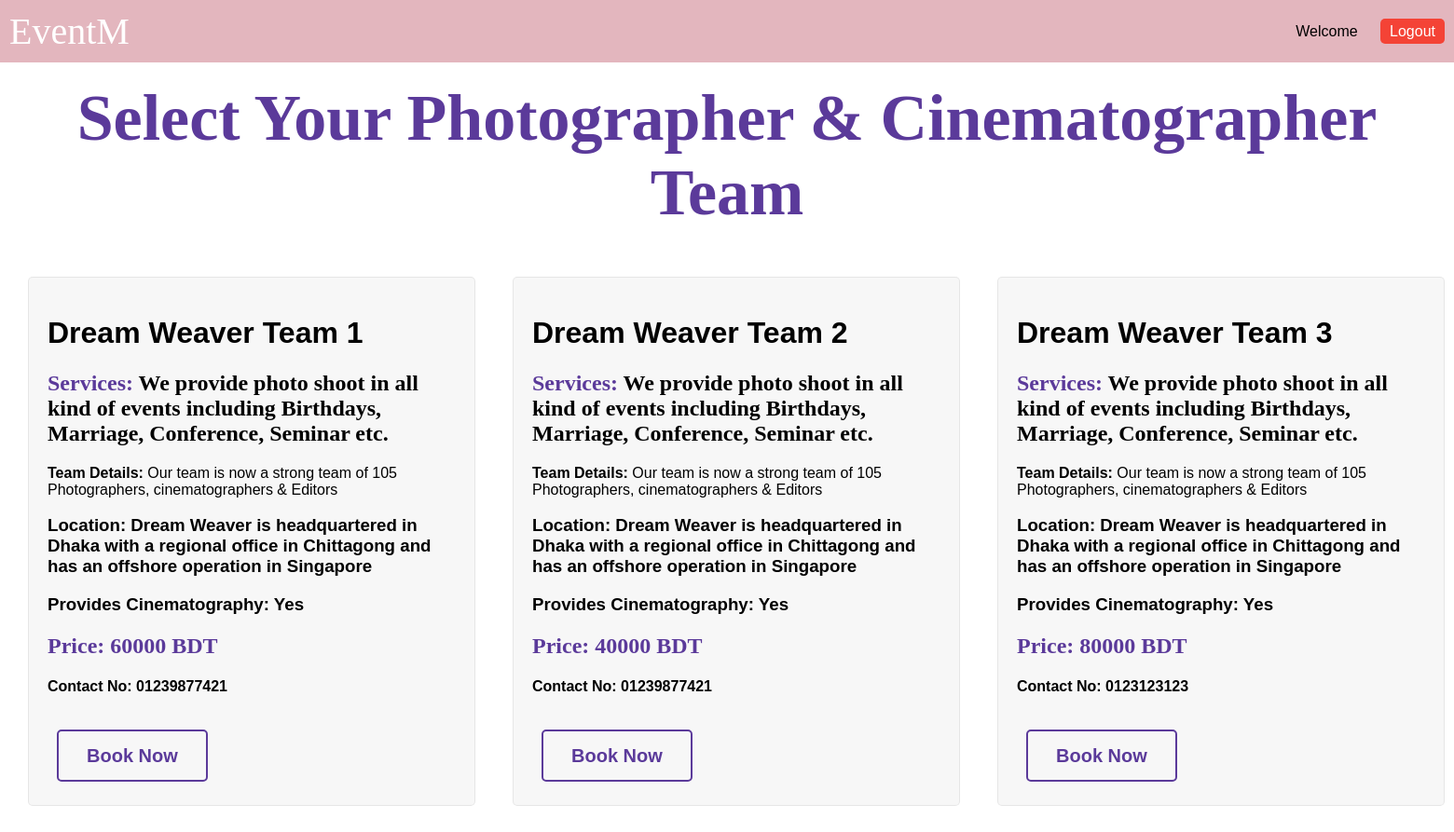
The app's page /photographyBook.php with its own data.
### tables this page shows
CREATE TABLE `photo_cinema` (
  `id` int(9) NOT NULL,
  `owner` varchar(100) NOT NULL,
  `name` varchar(1000) NOT NULL,
  `Services` text NOT NULL,
  `Team Details` text NOT NULL,
  `Location` varchar(200) NOT NULL,
  `Cinematography` varchar(100) NOT NULL,
  `contact` varchar(12) NOT NULL,
  `Price` varchar(100) NOT NULL
);

### photographyBook.php (the view, shortened to what this page needs)
<?php
include("load_data.php"); ?>
<!DOCTYPE html>
<html lang="en">
<head>
</head>
<body>
<?php include("topbar.php");
    ?>
    </div>
    <h2 align = center> <div class ="motto" > Select Your Photographer & Cinematographer Team </div> </h2>
    <div class="dashboard">
        <div class="info-container">
            <?php
            $query = "SELECT * FROM `photo_cinema`";
            $result = mysqli_query($connect, $query);
            if ($result) {
                while ($row = mysqli_fetch_assoc($result)) {
                    echo '<div class="info-panel">';
                    echo '<h1>' . $row['name'] . '</h1>';
                    echo '<h2>Services: <font color = "black"> ' . $row['Services'] . '</font></h2>';
                    echo '<b>Team Details:</b> ' . $row['Team Details'] . '<br>';
                    echo '<h3>Location: ' . $row['Location'] . '</h3>';
                    echo '<h3>Provides Cinematography: ' . $row['Cinematography'] . '</h3>';
                    echo '<h2>Price: ' . $row['Price'] . ' BDT </h2>';
                    echo '<h4>Contact No: ' . $row['contact'] . '<br>';
                    echo '<br><br><br><a href="photographyBook.php" class="btn btn-login button2">Book Now</a>';
                    echo '</div>';
                }
            } else {
                echo "Error executing query: " . mysqli_error($connect);
            }
            ?>
        </div>
    </div>
</body>
</html>

### photographyBook.php (style rules this page uses)
body { font-family: Arial, sans-serif; margin: 0; padding: 0; }
.dashboard { display: flex; justify-content: space-between; padding: 20px; }
.info-container { display: grid; grid-template-columns: repeat(auto-fill, minmax(500px, 1fr)); gap: 20px; max-width: 1800px; margin: 0 auto; }
.info-panel { background-color: #f2f2f29b; border: 1px solid #dddddd9b; border-radius: 5px; padding: 20px; margin: 10px; flex: 1; text-align: left; }
h2 { color: #000000; }
.btn { padding: 15px 30px; font-size: 20px; border: 2px solid transparent; border-radius: 5px; cursor: pointer; transition: background-color 0.3s, color 0.3s, border-color 0.3s; margin: 10px; background-color: transparent; color: #000; }
.btn-login { border-color: #5b3a9a; color: #5b3a9a; }
a { text-decoration: none; }
.motto { font-size: 70px; color: #5b3a9a; font-family: Brush Script MT; }
h2 { font-family: 'Times New Roman'; color :#5b3a9a; }

### records on screen
photo_cinema: name "Dream Weaver Team 1", Services "We provide photo shoot in all kind of events including Birthdays, Marriage, Conference, Seminar etc.", Team Details "Our team is now a strong team of 105 Photographers, cinematographers & Editors", Location "Dream Weaver is headquartered in Dhaka with a regional office in Chittagong and has an offshore operation in Singapore", Cinematography "Yes", Price "60000", contact "01239877421"
photo_cinema: name "Dream Weaver Team 2", Services "We provide photo shoot in all kind of events including Birthdays, Marriage, Conference, Seminar etc.", Team Details "Our team is now a strong team of 105 Photographers, cinematographers & Editors", Location "Dream Weaver is headquartered in Dhaka with a regional office in Chittagong and has an offshore operation in Singapore", Cinematography "Yes", Price "40000", contact "01239877421"
photo_cinema: name "Dream Weaver Team 3", Services "We provide photo shoot in all kind of events including Birthdays, Marriage, Conference, Seminar etc.", Team Details "Our team is now a strong team of 105 Photographers, cinematographers & Editors", Location "Dream Weaver is headquartered in Dhaka with a regional office in Chittagong and has an offshore operation in Singapore", Cinematography "Yes", Price "80000", contact "0123123123"
